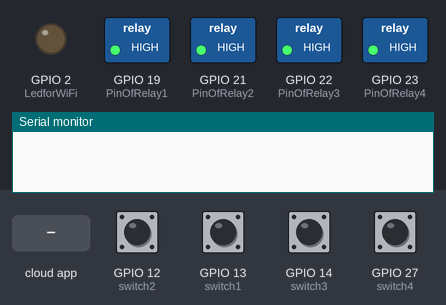
This sketch was run on a simulated ESP8266 (NodeMCU). On the bench: switched loads named in the sketch (green lamp = pin HIGH), output pins drawn as LEDs (lit = HIGH), the last lines printed to the serial monitor. The test bench sets the inputs (shaded band); at power-on: GPIO 12 (switch2), GPIO 13 (switch1), GPIO 14 (switch3), GPIO 27 (switch4) HIGH. WiFi joins after 1.5 s; servers stay silent unless stated.

Above: at 2.7 s.
2.8 s: GPIO 12 (switch2) pulled LOW for 0.15 s
At 2.87 s:
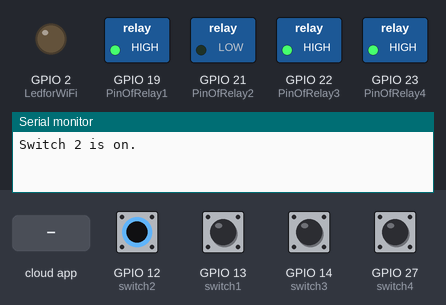
4.4 s: the phone or cloud app sets switch_1 to 1
At 4.7 s:
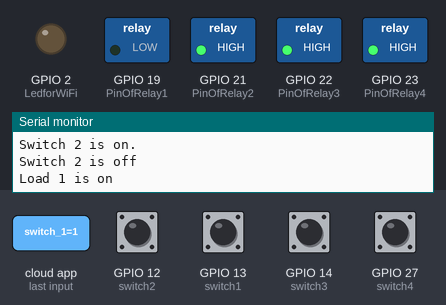
5.9 s: GPIO 14 (switch3) pulled LOW for 0.15 s
At 5.97 s:
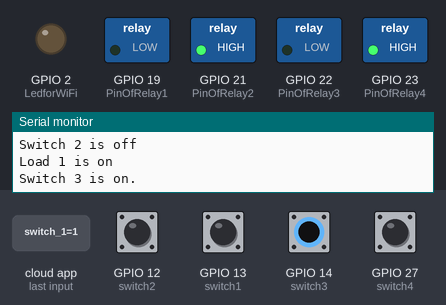
7.5 s: GPIO 27 (switch4) pulled LOW for 0.15 s
At 7.57 s:
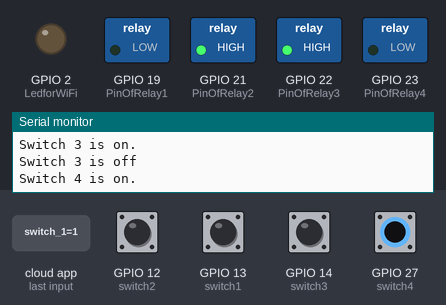
9.1 s: the phone or cloud app sets switch_2 to 1
At 9.4 s:
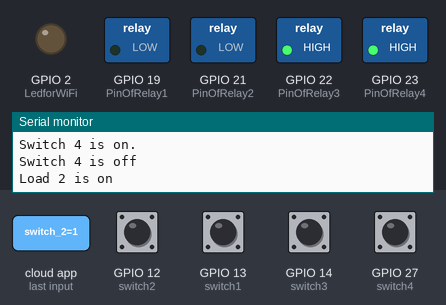
10.6 s: the phone or cloud app sets switch_3 to 1
At 11.7 s:
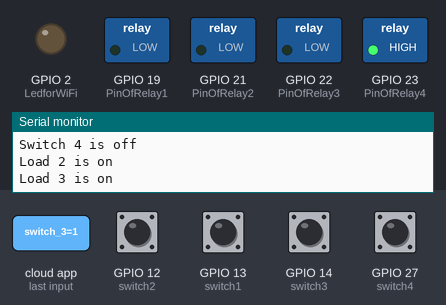
Timing chart, 0 to 13.1 s (numbered marks = the images above; inputs shaded):
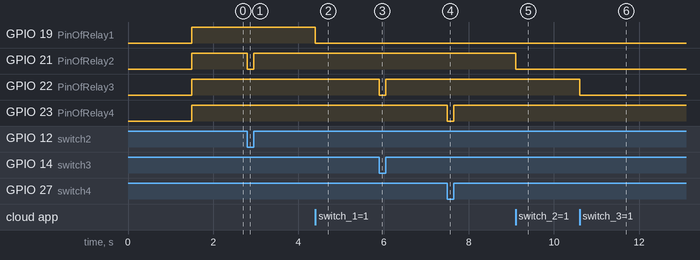

The sketch:

Code.ino
```cpp
// video explanation of this code : https://youtu.be/XlopQSuE0UM
// video on how to make this project : https://youtu.be/dWQlfOLJlcc
#include<ArduinoIoTCloud.h>
#include <Arduino_ConnectionHandler.h>

const char THING_ID[]           = "ENTER THING ID"; //Enter THING ID
const char DEVICE_LOGIN_NAME[]  = "ENTER DEVICE ID"; //Enter DEVICE ID

const char SSID[]               = "WIFI NAME";    //Enter WiFi SSID (name)
const char PASS[]               = "WIFI PASSWORD";    //Enter WiFi password
const char DEVICE_KEY[]         = "SECRET KEY";    //Enter Secret device password (Secret Key)


#define PinOfRelay1 19 //D19 pin
#define PinOfRelay2 21 //D21 Pin
#define PinOfRelay3 22 //D22 pin
#define PinOfRelay4 23 //D23 pin


#define switch1 13 //D13
#define switch2 12 //D12
#define switch3 14 //D14
#define switch4 27 //D27


bool statefortoggle1 = 0;
bool statefortoggle2 = 0;
bool statefortoggle3 = 0;
bool statefortoggle4 = 0;


bool switch1_state = LOW;
bool switch2_state = LOW;
bool switch3_state = LOW;
bool switch4_state = LOW;


void changeswitch1();
void changeswitch2();
void changeswitch3();
void changeswitch4();

CloudSwitch switch_1;
CloudSwitch switch_2;
CloudSwitch switch_3;
CloudSwitch switch_4;

#define LedforWiFi 2 //D2 (internally connected blue light)

void initProperties();

void doThisOnConnect();
void doThisOnDisconnect();
void doThisOnSync();

WiFiConnectionHandler ArduinoIOTPreferredConnection(SSID,PASS);


void relaytoggle(int);
void manual_control();

void setup() {
  // put your setup code here, to run once:

  Serial.begin(9600); //iNitialize serial and wait for port to open
  delay(1500); // delay gives teh chance to wait for a serial monitor without blocking if none is found

  initProperties();

//connect to arduino IOT coud
  ArduinoCloud.begin(ArduinoIOTPreferredConnection);
  ArduinoCloud.addCallback(ArduinoIoTCloudEvent::CONNECT, doThisOnConnect);
  ArduinoCloud.addCallback(ArduinoIoTCloudEvent::SYNC, doThisOnSync);
  ArduinoCloud.addCallback(ArduinoIoTCloudEvent::DISCONNECT, doThisOnDisconnect);

  setDebugMessageLevel(2);
  ArduinoCloud.printDebugInfo();

  pinMode(PinOfRelay1,OUTPUT);
  pinMode(PinOfRelay2,OUTPUT);
  pinMode(PinOfRelay3,OUTPUT);
  pinMode(PinOfRelay4,OUTPUT);


  pinMode(switch1,INPUT_PULLUP);
  pinMode(switch2,INPUT_PULLUP);
  pinMode(switch3,INPUT_PULLUP);
  pinMode(switch4,INPUT_PULLUP);


  pinMode(LedforWiFi,OUTPUT);

  //during start all relays should be off
  digitalWrite(PinOfRelay1,HIGH);
  digitalWrite(PinOfRelay2,HIGH);
  digitalWrite(PinOfRelay3,HIGH);
  digitalWrite(PinOfRelay4,HIGH);
}

void loop() {
  // put your main code here, to run repeatedly:

  ArduinoCloud.update();

  manual_control();
}

void initProperties()
{
  ArduinoCloud.setBoardId(DEVICE_LOGIN_NAME);
  ArduinoCloud.setSecretDeviceKey(DEVICE_KEY);
  ArduinoCloud.setThingId(THING_ID);
  ArduinoCloud.addProperty(switch_1, READWRITE, ON_CHANGE, changeswitch1);
  ArduinoCloud.addProperty(switch_2, READWRITE, ON_CHANGE, changeswitch2);
  ArduinoCloud.addProperty(switch_3, READWRITE, ON_CHANGE, changeswitch3);
  ArduinoCloud.addProperty(switch_4, READWRITE, ON_CHANGE, changeswitch4);
}

void doThisOnConnect(){
  Serial.println("ESP32 Board successfully connected to Arduino IOT cloud");
  digitalWrite(LedforWiFi, HIGH); //Turn on Wifi led
}

void doThisOnDisconnect()
{
  Serial.println("ESP32 board is disconnected from Arduino IOT Cloud");
  digitalWrite(LedforWiFi,LOW); //Turn Off WifiLed
}

void doThisOnSync(){
  Serial.println("Things Properties Synchronised.");
}
//FOR MANUAL CONTROLINNG VIA MANUAL SWITCHES
void manual_control()
{
  // for switch 1
  if(digitalRead(switch1) == LOW && switch1_state == LOW) //LOw = switch is on
  {
    digitalWrite(PinOfRelay1,LOW); // turn on switch 1 LOW -> high
    statefortoggle1 = 1;
    switch1_state = HIGH; // now switch is on

    switch_1 = statefortoggle1;

    Serial.println("Switch 1 is on.");
  }
  else if(digitalRead(switch1)==HIGH && switch1_state == HIGH) // high = switch is off
  {
    digitalWrite(PinOfRelay1,HIGH); // turn off switch

    statefortoggle1=0;
    switch1_state = LOW;

    switch_1 = statefortoggle1;
    Serial.println("Switch 1 is off");
  }

  //for switch 2
  if(digitalRead(switch2) == LOW && switch2_state == LOW)
  {
    digitalWrite(PinOfRelay2,LOW); // turn on switch 1
    statefortoggle2 = 1;
    switch2_state = HIGH;

    switch_2 = statefortoggle2;

   Serial.println("Switch 2 is on.");
  }
  else if(digitalRead(switch2)==HIGH && switch2_state == HIGH)
  {
    digitalWrite(PinOfRelay2,HIGH); // turn off switch

    statefortoggle2=0;
    switch2_state = LOW;

    switch_2 = statefortoggle2;
    Serial.println("Switch 2 is off");
  }

  // for switch 3
  if(digitalRead(switch3) == LOW && switch3_state == LOW)
  {
    digitalWrite(PinOfRelay3,LOW); // turn on switch 1
    statefortoggle3 = 1;
    switch3_state = HIGH;

    switch_3 = statefortoggle3;

    Serial.println("Switch 3 is on.");
  }
  else if(digitalRead(switch3)==HIGH && switch3_state == HIGH)
  {
    digitalWrite(PinOfRelay3,HIGH); // turn off switch

    statefortoggle3=0;
    switch3_state = LOW;

    switch_3 = statefortoggle3;
    Serial.println("Switch 3 is off");
  }

  //for switch 4
   if(digitalRead(switch4) == LOW && switch4_state == LOW)
  {
    digitalWrite(PinOfRelay4,LOW); // turn on switch 1
    statefortoggle4 = 1;
    switch4_state = HIGH;

    switch_4 = statefortoggle4;

    Serial.println("Switch 4 is on.");
  }
  else if(digitalRead(switch4)==HIGH && switch4_state == HIGH)
  {
    digitalWrite(PinOfRelay4,HIGH); // turn off switch

    statefortoggle4=0;
    switch4_state = LOW;

    switch_4 = statefortoggle4;
    Serial.println("Switch 4 is off");
  }

}


// FOR CONTROLLING VIA ARDUINO WEB APPLICATION OR MOBILE APP OR VIA ALEXA
void changeswitch1()
{
  if(switch_1 == 1)
  {
    digitalWrite(PinOfRelay1,LOW); // input low -> ouput High
    Serial.println("Load 1 is on");
    statefortoggle1 = 1;
  }
  else
  {
    digitalWrite(PinOfRelay1, HIGH);
    Serial.println("Load 1 is OFF");
    statefortoggle1 = 0;
  }
}

void changeswitch2()
{
  if(switch_2 == 1)
  {
    digitalWrite(PinOfRelay2,LOW);
    Serial.println("Load 2 is on");
    statefortoggle2 = 1;
  }
  else
  {
    digitalWrite(PinOfRelay2, HIGH);
    Serial.println("Load 2 is  OFF");
    statefortoggle2 = 0;
  }
}

void changeswitch3()
{
  if(switch_3 == 1)
  {
    digitalWrite(PinOfRelay3,LOW);
    Serial.println("Load 3 is on");
    statefortoggle3 = 1;
  }
  else
  {
    digitalWrite(PinOfRelay3, HIGH);
    Serial.println("Load 3 is OFF");
    statefortoggle3 = 0;
  }
}

void changeswitch4()
{
  if(switch_4 == 1)
  {
    digitalWrite(PinOfRelay4,LOW);
    Serial.println("Load 4 is on");
    statefortoggle4 = 1;
  }
  else
  {
    digitalWrite(PinOfRelay4, HIGH);
    Serial.println("Load 4 is OFF");
    statefortoggle4 = 0;
  }
}
```

Measured:
- after the input at 2.8 s, GPIO 21 (PinOfRelay2): HIGH → LOW at once, → HIGH 0.15 s later
- after the input at 4.4 s, GPIO 19 (PinOfRelay1): HIGH → LOW at once
- after the input at 5.9 s, GPIO 22 (PinOfRelay3): HIGH → LOW at once, → HIGH 0.15 s later
- after the input at 7.5 s, GPIO 23 (PinOfRelay4): HIGH → LOW at once, → HIGH 0.15 s later
- after the input at 9.1 s, GPIO 21 (PinOfRelay2): HIGH → LOW at once
- after the input at 10.6 s, GPIO 22 (PinOfRelay3): HIGH → LOW at once
